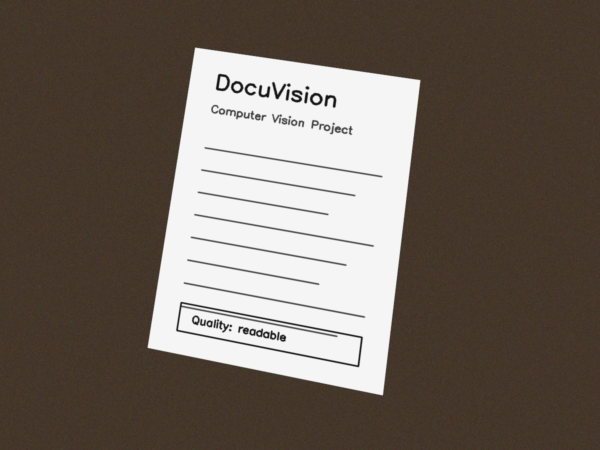
#> input picture samples/sample_document.jpg, 1200 x 900 px (shown at 1/2 size)
$ python -i quality.py   (imports and definitions only)   (older library calls are emulated)
#> lines starting #> are read from the running program, lines starting #| are printed output that depends on the picture; after the words box and inside, x2 and y2 are one past the last pixel; in counts of white or black regions, pixels touching at a corner belong together
#> further down, picture is the input picture: shape (900, 1200, 3); mean B, G, R 93.6, 102.4, 112.6
"""Document image quality metrics."""

from dataclasses import dataclass, asdict

import cv2
import numpy as np

from .config import QualityThresholds


@dataclass
class QualityReport:
    brightness: float
    contrast: float
    sharpness: float
    skew_degrees: float
    passed: bool
    messages: list[str]

    def to_dict(self) -> dict[str, object]:
        return asdict(self)


def _estimate_skew(gray: np.ndarray) -> float:
    edges = cv2.Canny(gray, 50, 150)
    lines = cv2.HoughLines(edges, 1, np.pi / 180, threshold=120)
    if lines is None:
        return 0.0

    angles = []
    for line in lines[:40]:
        rho, theta = line[0]
        angle = (theta * 180 / np.pi) - 90
        if -45 <= angle <= 45:
            angles.append(angle)
    if not angles:
        return 0.0
    return float(np.median(angles))


def analyze_quality(image: np.ndarray, thresholds: QualityThresholds | None = None) -> QualityReport:
    cfg = thresholds or QualityThresholds()
    gray = cv2.cvtColor(image, cv2.COLOR_BGR2GRAY) if image.ndim == 3 else image

    brightness = float(np.mean(gray))
#> brightness = 104.4
    contrast = float(np.std(gray))
#> contrast = 80.86
    sharpness = float(cv2.Laplacian(gray, cv2.CV_64F).var())
#> sharpness = 116.2
    skew = _estimate_skew(gray)
#> in _estimate_skew, `edges = cv2.Canny(gray, 50, 150)`:
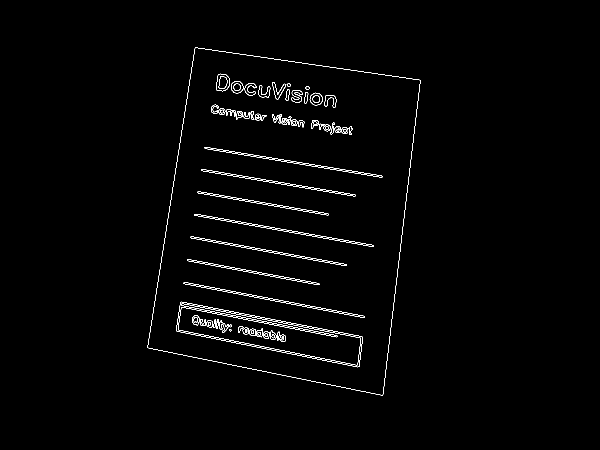
#> edges: shape (900, 1200) (shown at 1/2 size); 1.2% white in thin lines or dots, all inside (x1, y1, x2, y2) = (295, 95, 841, 791)
#> in _estimate_skew, `lines = cv2.HoughLines(edges, 1, np.pi / 180, threshold=120)`: lines = 30 rows, first 8: [400, 0.157], [353, 1.75], [356, 1.75], [526, 1.76], [530, 1.76], [533, 1.76], [855, 0.122], [580, 1.76]
#> the loop in _estimate_skew, `for line in lines[:40]:` made 30 passes
#> (rho, theta, angle) on passes 1 to 12: (400, 0.157, -81), (353, 1.75, 10), (356, 1.75, 10), (526, 1.76, 11), (530, 1.76, 11), (533, 1.76, 11), (855, 0.122, -83), (580, 1.76, 11), (583, 1.76, 11), (523, 1.76, 11), (40, 1.71, 8), (227, 1.73, 9)
#> after the loop in _estimate_skew, `for line in lines[:40]:`: angles = 28 values, max 12 at index 19, min 8 at index 8, mean 10.25
#> skew = 10

    messages: list[str] = []
    if sharpness < cfg.min_sharpness:
        messages.append("Image may be blurry; capture again or improve focus.")
    if contrast < cfg.min_contrast:
        messages.append("Low contrast detected; use stronger lighting or a darker background.")
    if brightness < cfg.min_brightness:
        messages.append("Image is too dark; increase illumination.")
    if brightness > cfg.max_brightness:
        messages.append("Image is overexposed; reduce glare.")
    if abs(skew) > cfg.max_skew_degrees:
        messages.append("Document is noticeably tilted; align the camera with the page.")

    passed = len(messages) == 0
    if passed:
        messages.append("Image quality is acceptable for document digitization.")

    return QualityReport(
        brightness=round(brightness, 2),
        contrast=round(contrast, 2),
        sharpness=round(sharpness, 2),
        skew_degrees=round(skew, 2),
        passed=passed,
        messages=messages,
    )

>>> import cv2
>>> picture = cv2.imread('../../samples/sample_document.jpg')
>>> result = analyze_quality(picture)

$ run again, on samples/sample_invoice.jpg
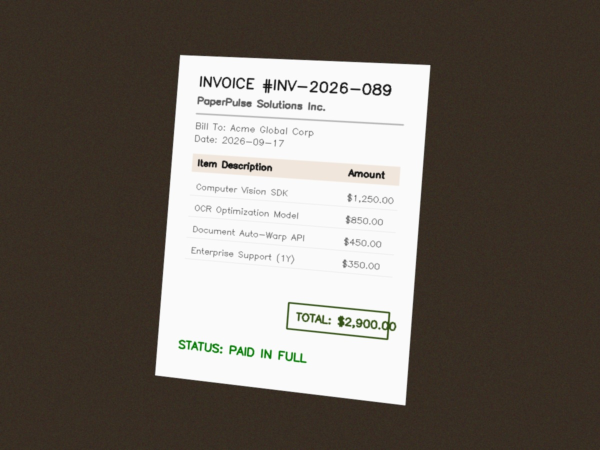
#> input picture samples/sample_invoice.jpg, 1200 x 900 px (shown at 1/2 size)
#> picture is the input picture: shape (900, 1200, 3); mean B, G, R 97.8, 105.2, 111.8
#> brightness = 106.4
#> contrast = 90.81
#> sharpness = 125.1
#> in _estimate_skew, `edges = cv2.Canny(gray, 50, 150)`:
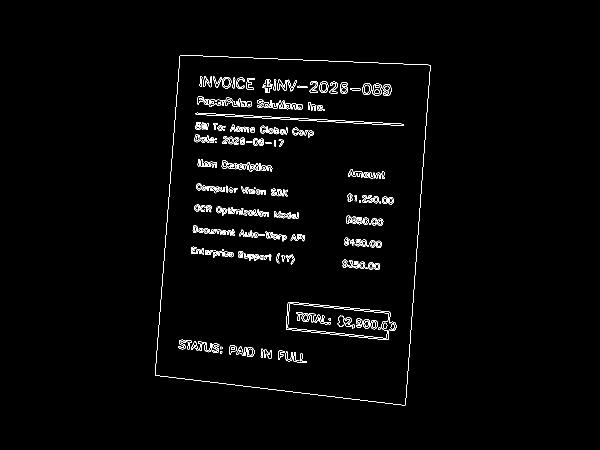
#> edges: shape (900, 1200) (shown at 1/2 size); 1.7% white in thin lines or dots, all inside (x1, y1, x2, y2) = (310, 110, 861, 811)
#> lines = 18 rows, first 8: [205, 1.62], [208, 1.62], [706, 1.69], [866, 0.0698], [98, 1.61], [595, 1.68], [592, 1.68], [539, 1.68]
#> the loop in _estimate_skew, `for line in lines[:40]:` made 18 passes
#> (rho, theta, angle) on passes 1 to 8: (205, 1.62, 3), (208, 1.62, 3), (706, 1.69, 7), (866, 0.0698, -86), (98, 1.61, 2), (595, 1.68, 6), (592, 1.68, 6), (539, 1.68, 6)
#> after the loop in _estimate_skew, `for line in lines[:40]:`: angles = [3, 3, 7, 2, 6, 6, 6, 4, 3, 6, 6, 6, 4, 4, 5]
#> skew = 5
